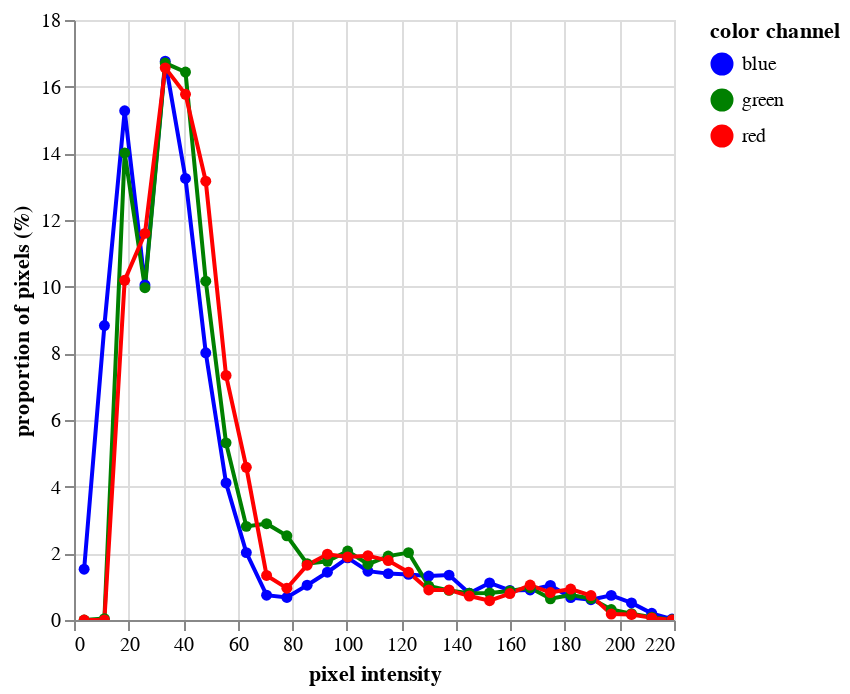

Notebook source saved alongside this figure:
### Markdown cell above
### 02e. 3D threshold in RGB colorspace

Using the same method, you can directly segment a color (RGB) image by selecting a 3D bounding region in color space.

### Code cell
# Visualize a histogram of the RGB values to identify signal related to the plant and the background
rgb_hist = pcv.visualize.histogram(img=color_img, bins=30)

### Figure 1 — Vega-Lite specification as saved in the notebook (floating-point values rounded to 4 significant figures)
{"config": {"view": {"continuousWidth": 300, "continuousHeight": 300}, "range": {"category": ["blue", "green", "red"]}}, "data": {"name": "data-57cec87244254746eb9db5293d7e203d"}, "mark": {"type": "line", "point": true}, "encoding": {"color": {"field": "color channel", "type": "nominal"}, "tooltip": [{"field": "pixel intensity", "type": "quantitative"}, {"field": "proportion of pixels (%)", "type": "quantitative"}], "x": {"field": "pixel intensity", "type": "quantitative"}, "y": {"field": "proportion of pixels (%)", "type": "quantitative"}}, "params": [{"name": "param_2", "select": {"type": "interval", "encodings": ["x", "y"]}, "bind": "scales"}], "$schema": "https://vega.github.io/schema/vega-lite/v5.8.0.json", "datasets": {"data-57cec87244254746eb9db5293d7e203d": [{"pixel intensity": 3.717, "proportion of pixels (%)": 1.525, "hist_count": 123200.0, "color channel": "blue"}, {"pixel intensity": 11.15, "proportion of pixels (%)": 8.834, "hist_count": 714000.0, "color channel": "blue"}, {"pixel intensity": 18.58, "proportion of pixels (%)": 15.28, "hist_count": 1235000.0, "color channel": "blue"}, {"pixel intensity": 26.02, "proportion of pixels (%)": 10.05, "hist_count": 812400.0, "color channel": "blue"}, {"pixel intensity": 33.45, "proportion of pixels (%)": 16.76, "hist_count": 1355000.0, "color channel": "blue"}, {"pixel intensity": 40.88, "proportion of pixels (%)": 13.25, "hist_count": 1071000.0, "color channel": "blue"}, {"pixel intensity": 48.32, "proportion of pixels (%)": 8.016, "hist_count": 647900.0, "color channel": "blue"}, {"pixel intensity": 55.75, "proportion of pixels (%)": 4.11, "hist_count": 332200.0, "color channel": "blue"}, {"pixel intensity": 63.18, "proportion of pixels (%)": 2.021, "hist_count": 163400.0, "color channel": "blue"}, {"pixel intensity": 70.62, "proportion of pixels (%)": 0.745, "hist_count": 60210.0, "color channel": "blue"}, {"pixel intensity": 78.05, "proportion of pixels (%)": 0.6769, "hist_count": 54710.0, "color channel": "blue"}, {"pixel intensity": 85.48, "proportion of pixels (%)": 1.044, "hist_count": 84340.0, "color channel": "blue"}, {"pixel intensity": 92.92, "proportion of pixels (%)": 1.433, "hist_count": 115800.0, "color channel": "blue"}, {"pixel intensity": 100.3, "proportion of pixels (%)": 1.863, "hist_count": 150600.0, "color channel": "blue"}, {"pixel intensity": 107.8, "proportion of pixels (%)": 1.465, "hist_count": 118400.0, "color channel": "blue"}, {"pixel intensity": 115.2, "proportion of pixels (%)": 1.392, "hist_count": 112500.0, "color channel": "blue"}, {"pixel intensity": 122.7, "proportion of pixels (%)": 1.368, "hist_count": 110600.0, "color channel": "blue"}, {"pixel intensity": 130.1, "proportion of pixels (%)": 1.317, "hist_count": 106500.0, "color channel": "blue"}, {"pixel intensity": 137.5, "proportion of pixels (%)": 1.346, "hist_count": 108800.0, "color channel": "blue"}, {"pixel intensity": 145.0, "proportion of pixels (%)": 0.8032, "hist_count": 64910.0, "color channel": "blue"}, {"pixel intensity": 152.4, "proportion of pixels (%)": 1.113, "hist_count": 89990.0, "color channel": "blue"}, {"pixel intensity": 159.8, "proportion of pixels (%)": 0.8869, "hist_count": 71680.0, "color channel": "blue"}, {"pixel intensity": 167.2, "proportion of pixels (%)": 0.9008, "hist_count": 72800.0, "color channel": "blue"}, {"pixel intensity": 174.7, "proportion of pixels (%)": 1.037, "hist_count": 83810.0, "color channel": "blue"}, {"pixel intensity": 182.1, "proportion of pixels (%)": 0.6742, "hist_count": 54490.0, "color channel": "blue"}, {"pixel intensity": 189.6, "proportion of pixels (%)": 0.609, "hist_count": 49220.0, "color channel": "blue"}, {"pixel intensity": 197.0, "proportion of pixels (%)": 0.7386, "hist_count": 59690.0, "color channel": "blue"}, {"pixel intensity": 204.4, "proportion of pixels (%)": 0.512, "hist_count": 41380.0, "color channel": "blue"}, {"pixel intensity": 211.8, "proportion of pixels (%)": 0.2008, "hist_count": 16230.0, "color channel": "blue"}, {"pixel intensity": 219.3, "proportion of pixels (%)": 0.02845, "hist_count": 2299.0, "color channel": "blue"}, {"pixel intensity": 3.717, "proportion of pixels (%)": 0.0, "hist_count": 0.0, "color channel": "green"}, {"pixel intensity": 11.15, "proportion of pixels (%)": 0.04186, "hist_count": 3383.0, "color channel": "green"}, {"pixel intensity": 18.58, "proportion of pixels (%)": 14.01, "hist_count": 1132000.0, "color channel": "green"}, {"pixel intensity": 26.02, "proportion of pixels (%)": 9.969, "hist_count": 805700.0, "color channel": "green"}, {"pixel intensity": 33.45, "proportion of pixels (%)": 16.71, "hist_count": 1350000.0, "color channel": "green"}, {"pixel intensity": 40.88, "proportion of pixels (%)": 16.44, "hist_count": 1328000.0, "color channel": "green"}, {"pixel intensity": 48.32, "proportion of pixels (%)": 10.17, "hist_count": 821600.0, "color channel": "green"}, {"pixel intensity": 55.75, "proportion of pixels (%)": 5.314, "hist_count": 429500.0, "color channel": "green"}, {"pixel intensity": 63.18, "proportion of pixels (%)": 2.809, "hist_count": 227000.0, "color channel": "green"}, {"pixel intensity": 70.62, "proportion of pixels (%)": 2.889, "hist_count": 233500.0, "color channel": "green"}, {"pixel intensity": 78.05, "proportion of pixels (%)": 2.525, "hist_count": 204100.0, "color channel": "green"}, {"pixel intensity": 85.48, "proportion of pixels (%)": 1.692, "hist_count": 136700.0, "color channel": "green"}, {"pixel intensity": 92.92, "proportion of pixels (%)": 1.762, "hist_count": 142400.0, "color channel": "green"}, {"pixel intensity": 100.3, "proportion of pixels (%)": 2.068, "hist_count": 167200.0, "color channel": "green"}, {"pixel intensity": 107.8, "proportion of pixels (%)": 1.675, "hist_count": 135400.0, "color channel": "green"}, {"pixel intensity": 115.2, "proportion of pixels (%)": 1.917, "hist_count": 154900.0, "color channel": "green"}, {"pixel intensity": 122.7, "proportion of pixels (%)": 2.021, "hist_count": 163400.0, "color channel": "green"}, {"pixel intensity": 130.1, "proportion of pixels (%)": 1.018, "hist_count": 82260.0, "color channel": "green"}, {"pixel intensity": 137.5, "proportion of pixels (%)": 0.8885, "hist_count": 71810.0, "color channel": "green"}, {"pixel intensity": 145.0, "proportion of pixels (%)": 0.8049, "hist_count": 65050.0, "color channel": "green"}, {"pixel intensity": 152.4, "proportion of pixels (%)": 0.8114, "hist_count": 65580.0, "color channel": "green"}, {"pixel intensity": 159.8, "proportion of pixels (%)": 0.8729, "hist_count": 70550.0, "color channel": "green"}, {"pixel intensity": 167.2, "proportion of pixels (%)": 0.9701, "hist_count": 78400.0, "color channel": "green"}, {"pixel intensity": 174.7, "proportion of pixels (%)": 0.6373, "hist_count": 51510.0, "color channel": "green"}, {"pixel intensity": 182.1, "proportion of pixels (%)": 0.7516, "hist_count": 60740.0, "color channel": "green"}, {"pixel intensity": 189.6, "proportion of pixels (%)": 0.6445, "hist_count": 52080.0, "color channel": "green"}, {"pixel intensity": 197.0, "proportion of pixels (%)": 0.3136, "hist_count": 25340.0, "color channel": "green"}, {"pixel intensity": 204.4, "proportion of pixels (%)": 0.1887, "hist_count": 15250.0, "color channel": "green"}, {"pixel intensity": 211.8, "proportion of pixels (%)": 0.08667, "hist_count": 7005.0, "color channel": "green"}, {"pixel intensity": 219.3, "proportion of pixels (%)": 0.00459, "hist_count": 371.0, "color channel": "green"}, {"pixel intensity": 3.717, "proportion of pixels (%)": 0.0, "hist_count": 0.0, "color channel": "red"}, {"pixel intensity": 11.15, "proportion of pixels (%)": 0.002561, "hist_count": 207.0, "color channel": "red"}, {"pixel intensity": 18.58, "proportion of pixels (%)": 10.19, "hist_count": 823700.0, "color channel": "red"}, {"pixel intensity": 26.02, "proportion of pixels (%)": 11.6, "hist_count": 937400.0, "color channel": "red"}, {"pixel intensity": 33.45, "proportion of pixels (%)": 16.56, "hist_count": 1339000.0, "color channel": "red"}, {"pixel intensity": 40.88, "proportion of pixels (%)": 15.77, "hist_count": 1275000.0, "color channel": "red"}, {"pixel intensity": 48.32, "proportion of pixels (%)": 13.16, "hist_count": 1064000.0, "color channel": "red"}, {"pixel intensity": 55.75, "proportion of pixels (%)": 7.338, "hist_count": 593000.0, "color channel": "red"}, {"pixel intensity": 63.18, "proportion of pixels (%)": 4.582, "hist_count": 370300.0, "color channel": "red"}, {"pixel intensity": 70.62, "proportion of pixels (%)": 1.337, "hist_count": 108100.0, "color channel": "red"}, {"pixel intensity": 78.05, "proportion of pixels (%)": 0.9537, "hist_count": 77080.0, "color channel": "red"}, {"pixel intensity": 85.48, "proportion of pixels (%)": 1.645, "hist_count": 132900.0, "color channel": "red"}, {"pixel intensity": 92.92, "proportion of pixels (%)": 1.974, "hist_count": 159500.0, "color channel": "red"}, {"pixel intensity": 100.3, "proportion of pixels (%)": 1.892, "hist_count": 152900.0, "color channel": "red"}, {"pixel intensity": 107.8, "proportion of pixels (%)": 1.93, "hist_count": 156000.0, "color channel": "red"}, {"pixel intensity": 115.2, "proportion of pixels (%)": 1.784, "hist_count": 144200.0, "color channel": "red"}, {"pixel intensity": 122.7, "proportion of pixels (%)": 1.435, "hist_count": 116000.0, "color channel": "red"}, {"pixel intensity": 130.1, "proportion of pixels (%)": 0.9014, "hist_count": 72850.0, "color channel": "red"}, {"pixel intensity": 137.5, "proportion of pixels (%)": 0.9014, "hist_count": 72850.0, "color channel": "red"}, {"pixel intensity": 145.0, "proportion of pixels (%)": 0.7185, "hist_count": 58070.0, "color channel": "red"}, {"pixel intensity": 152.4, "proportion of pixels (%)": 0.5787, "hist_count": 46770.0, "color channel": "red"}, {"pixel intensity": 159.8, "proportion of pixels (%)": 0.792, "hist_count": 64010.0, "color channel": "red"}, {"pixel intensity": 167.2, "proportion of pixels (%)": 1.049, "hist_count": 84790.0, "color channel": "red"}, {"pixel intensity": 174.7, "proportion of pixels (%)": 0.8242, "hist_count": 66610.0, "color channel": "red"}, {"pixel intensity": 182.1, "proportion of pixels (%)": 0.9288, "hist_count": 75070.0, "color channel": "red"}, {"pixel intensity": 189.6, "proportion of pixels (%)": 0.7344, "hist_count": 59360.0, "color channel": "red"}, {"pixel intensity": 197.0, "proportion of pixels (%)": 0.1777, "hist_count": 14360.0, "color channel": "red"}, {"pixel intensity": 204.4, "proportion of pixels (%)": 0.1639, "hist_count": 13240.0, "color channel": "red"}, {"pixel intensity": 211.8, "proportion of pixels (%)": 0.06391, "hist_count": 5165.0, "color channel": "red"}, {"pixel intensity": 219.3, "proportion of pixels (%)": 0.003799, "hist_count": 307.0, "color channel": "red"}]}}
